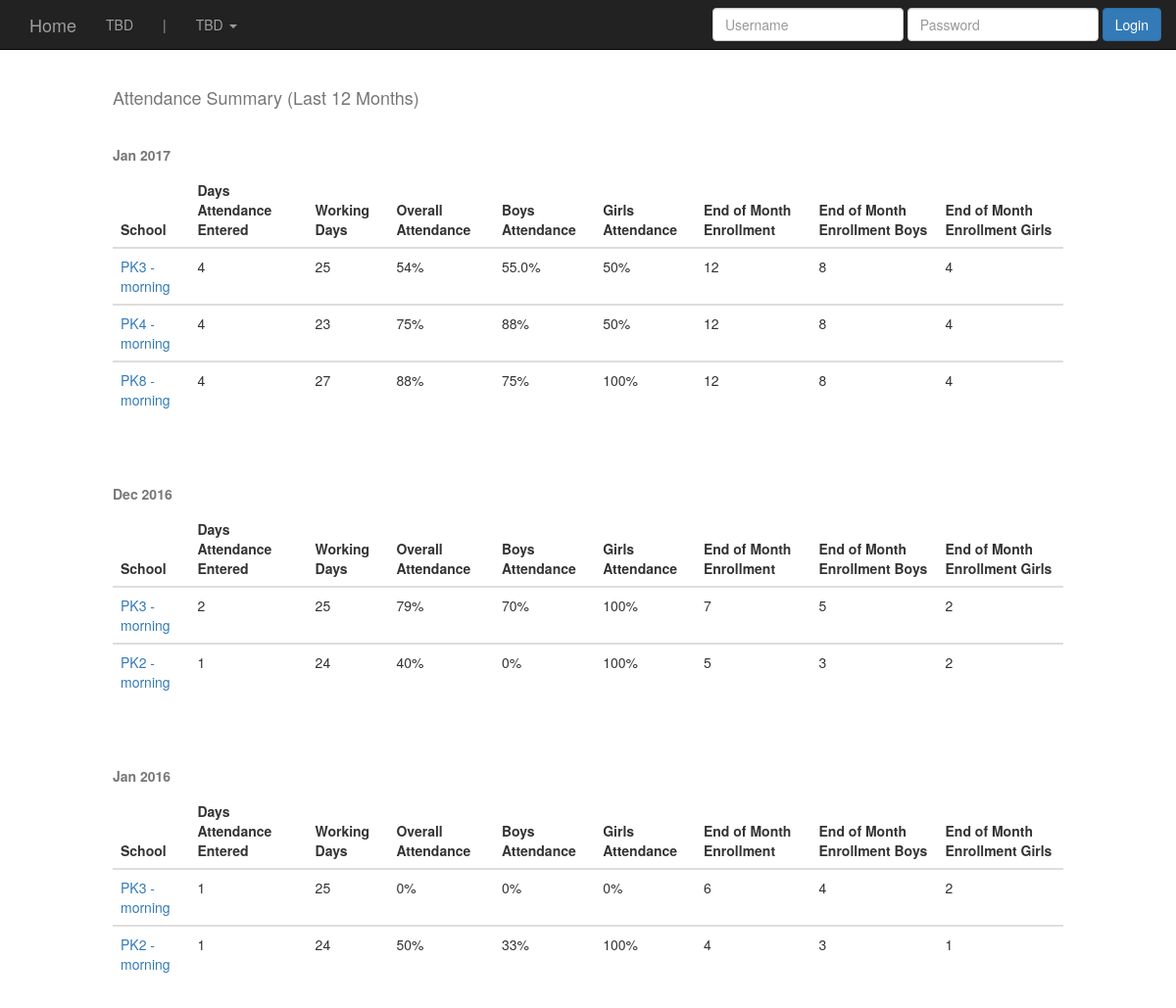
/attendance_summary/, run on the app's committed database.
### schools/models.py (models this page shows, shortened)
class School(models.Model):
        school_name = models.CharField(max_length=255)
        shift = models.CharField(max_length=255)
        school_address = models.CharField(max_length=255)
        city = models.CharField(max_length=255)
        date_opened = models.DateField(auto_now=False, auto_now_add=False)

### attendance/views.py (the view)
# urls.py: url(r'^attendance_summary/$', att.attendance_summary, name='attendance_summary'),
def attendance_summary(request):
    attendance_months = get_attendance_months()
    if request.GET.get('date'):
        attendance_months = [datetime.datetime.strptime(request.GET.get('date'), "%Y-%m-%d").date()]
    else:
        attendance_months = set(attendance_months)
        attendance_months = list(attendance_months)
        attendance_months.sort(reverse=True)
        attendance_months = attendance_months[:12]
    last_12_months_attendance = {}
    for date in attendance_months:
        schools_in_month = School.objects \
            .filter(
                student__attendance__attendance_date__year=date.year,
                student__attendance__attendance_date__month=date.month
            )\
            .annotate(
            days_attendance_entered=Count('student__attendance__attendance_date', distinct=True),
            working_days=F('attendancecalendar__workdays_in_month'),
            overall_present=Count(Case(When(student__attendance__status='present', then=1))),
            overall_absent=Count(Case(When(student__attendance__status='absent', then=1))),
            boys_present=Count(Case(When(student__attendance__status='present', student__gender='male', then=1))),
            boys_absent=Count(Case(When(student__attendance__status='absent', student__gender='male', then=1))),
            girls_present=Count(Case(When(student__attendance__status='present', student__gender='female', then=1))),
            girls_absent=Count(Case(When(student__attendance__status='absent', student__gender='female', then=1))),
            end_of_month=Max(Case(When(
                student__attendance__student__pkss_school__id=F('id'), then=F('student__attendance__attendance_date')
            ))),
            )
        for school in schools_in_month:
            school.boys_attendance = round(school.boys_present / (school.boys_present + school.boys_absent), 2) * 100
            school.girls_attendance = round(school.girls_present / (school.girls_present + school.girls_absent), 2) * 100
            school.overall_attendance = round(school.overall_present / (school.overall_present + school.overall_absent), 2) * 100
            school_end_of_month_enrollment = Attendance.objects.filter(attendance_date=school.end_of_month)
            school.end_of_month_enrollment = school_end_of_month_enrollment.count()
            school.end_of_month_enrollment_boys = school_end_of_month_enrollment.filter(student__gender='male').count()
            school.end_of_month_enrollment_girls = school_end_of_month_enrollment.filter(student__gender='female').count()
        last_12_months_attendance.update({date: schools_in_month})
    last_12_months_attendance = OrderedDict(sorted(last_12_months_attendance.items(), key=lambda t: t[0], reverse=True))
    return render(request, 'attendance_summary.html', {'last_12_months_attendance': last_12_months_attendance})

### attendance/views.py (called while the page is built)
def get_attendance_months():
    truncate_month = connection.ops.date_trunc_sql('month', 'attendance_date')
    attendance = Attendance.objects.extra({'month': truncate_month}).values('month') \
        .annotate(
        attendace_days=Count('student')
    ).order_by('-attendance_date')
    attendance_months = [datetime.datetime.strptime(dt['month'], "%Y-%m-%d").date() for dt in attendance]
    return attendance_months

### templates/attendance_summary.html
{% extends "base.html" %}
{% load staticfiles %}
{% load crispy_forms_tags %}
{% block content %}
<br>
<br>
<div class='col-sm-10 col-sm-offset-1'>
<h4> Attendance Summary {% if 'date' not in request.GET %} (Last 12 Months) {% endif %} </h4>
<br>
{% for date, schools_list in last_12_months_attendance.items %}
    <table class="table">
        <caption><strong>{{ date|date:"M Y" }}</strong></caption>
        <thead>
            <tr>
                <th>School</th>
                <th>Days Attendance Entered</th>
                <th>Working Days</th>
                <th>Overall Attendance</th>
                <th>Boys Attendance</th>
                <th>Girls Attendance</th>
                <th>End of Month Enrollment</th>
                <th>End of Month Enrollment Boys</th>
                <th>End of Month Enrollment Girls</th>
            </tr>
        </thead>
        {% for school in schools_list %}
            <tbody>
                <tr>
                    <td><a href="{% url 'school_attendance_details' school.pk date %}">{{ school.school_name }}</a> </td>
                    <td>{{ school.days_attendance_entered }}</td>
                    <td>{{ school.working_days }}</td>
                    <td>{{ school.overall_attendance|floatformat:"-1" }}%</td>
                    <td>{{ school.boys_attendance|floatformat:"-1" }}%</td>
                    <td>{{ school.girls_attendance|floatformat:"-1" }}%</td>
                    <td>{{ school.end_of_month_enrollment }}</td>
                    <td>{{ school.end_of_month_enrollment_boys }}</td>
                    <td>{{ school.end_of_month_enrollment_girls }}</td>
                </tr>
            </tbody>
        {% endfor %}
    </table>
    <br/><br/>
{% endfor %}
</div>
{% endblock %}

### templates/base.html (shortened to what this page needs)
{% load staticfiles %}
{% load staticfiles %}
<!DOCTYPE html>
<html lang="en">
  <head>
    <link href="{% static 'css/bootstrap.min.css' %}" rel="stylesheet">
    <link href="{% static 'css/ie10-viewport-bug-workaround.css' %}" rel="stylesheet">
    <link href="{% static 'css/base.css' %}" rel="stylesheet"/>
  {% include 'navbar.html' %}
    <link href="{% static 'css/base.css' %}" rel="stylesheet"/>
  </head>
  <body>
    <br>
    <br>
    {% block content %}
    {% endblock %}
  </body>
</html>

### templates/navbar.html (shortened to what this page needs)
    <nav class="navbar navbar-inverse navbar-fixed-top">
      <div class="container">
        <div class="navbar-header">
          <a class="navbar-brand" href='{% url "user_homepage" %}'>Home</a>
        </div>
        <div id="navbar" class="navbar-collapse collapse">
        <ul class="nav navbar-nav">
                <li><a href=''>TBD</a></li>
                <li><a href=''>|</a></li>
                <li class="dropdown">
                <a href="#" class="dropdown-toggle" data-toggle="dropdown" role="button" aria-haspopup="true" aria-expanded="false"> TBD <span class="caret"></span></a>
              </li>
            </ul>
          <ul class="nav navbar-nav navbar-right">
          {% if not request.user.is_authenticated %}
          <form class="navbar-form navbar-right" method='POST' action='{% url "login" %}'> {% csrf_token %}
            <div class="form-group">
              <input type="text" name='username' placeholder="Username" class="form-control">
            </div>
            <div class="form-group">
              <input type="password" name='password' placeholder="Password" class="form-control">
            </div>
            <button type="submit" class="btn btn-primary">Login</button>
          </form>
          {% endif %}
          </ul>
        </div>
      </div>
    </nav>

### static/css/base.css (style rules this page uses)
h4 { color: #777777; }
.navbar { margin-bottom:0; }

### data on the page
School: school_name "PK3 - morning", days_attendance_entered "4", working_days "25", overall_attendance "54", boys_attendance "55.0", girls_attendance "50", end_of_month_enrollment "12", end_of_month_enrollment_boys "8", end_of_month_enrollment_girls "4", days_attendance_entered "2", overall_attendance "79", boys_attendance "70", girls_attendance "100", end_of_month_enrollment "7", end_of_month_enrollment_boys "5", end_of_month_enrollment_girls "2", days_attendance_entered "1", overall_attendance "0", boys_attendance "0", girls_attendance "0", end_of_month_enrollment "6", end_of_month_enrollment_boys "4"
School: school_name "PK4 - morning", days_attendance_entered "4", working_days "23", overall_attendance "75", boys_attendance "88", girls_attendance "50", end_of_month_enrollment "12", end_of_month_enrollment_boys "8", end_of_month_enrollment_girls "4"
School: school_name "PK8 - morning", days_attendance_entered "4", working_days "27", overall_attendance "88", boys_attendance "75", girls_attendance "100", end_of_month_enrollment "12", end_of_month_enrollment_boys "8", end_of_month_enrollment_girls "4"
School: school_name "PK2 - morning", days_attendance_entered "1", working_days "24", overall_attendance "40", boys_attendance "0", girls_attendance "100", end_of_month_enrollment "5", end_of_month_enrollment_boys "3", end_of_month_enrollment_girls "2", overall_attendance "50", boys_attendance "33", end_of_month_enrollment "4", end_of_month_enrollment_girls "1"

### other printed values
{{ date|date:"M Y" }} "Jan 2017" "Dec 2016" "Jan 2016"
